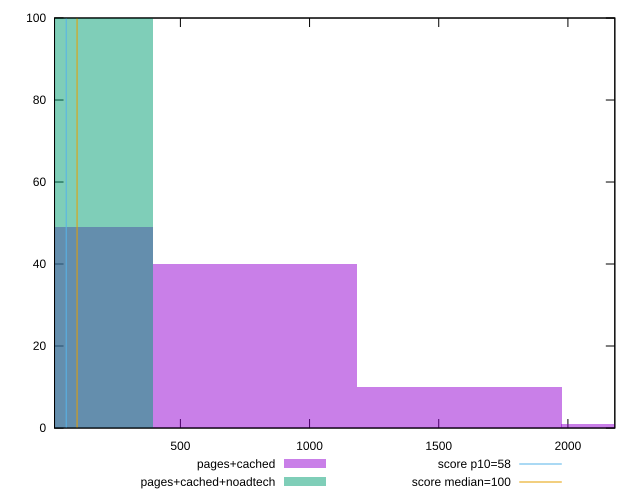

Reproduce this figure in gnuplot.
reset

$pagesCached <<EOF
790.0760409530758 40
0 49
1580.1520819061516 10
2370.2281228592274 1
EOF

$pagesCachedNoadtech <<EOF
0 100
EOF

set key outside below
set boxwidth 790.0760409530758
set xrange [12.8:2181.6000000000045]
set yrange [0:100]
set trange [0:100]
set style fill transparent solid 0.5 noborder

set parametric
set terminal svg size 640, 500 enhanced background rgb 'white'
set output "report_00014_2021-02-09T15:56:05.503Z/estimated-input-latency/comparison/histogram/1_vs_2.svg"

plot $pagesCached title "pages+cached" with boxes, \
     $pagesCachedNoadtech title "pages+cached+noadtech" with boxes, \
     58,t title "score p10=58", \
     100,t title "score median=100"

reset
